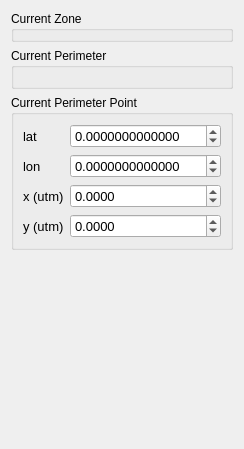
       <widget class="QWidget" name="zoneTab">
        <property name="geometry">
         <rect>
          <x>0</x>
          <y>0</y>
          <width>240</width>
          <height>449</height>
         </rect>
        </property>
        <property name="maximumSize">
         <size>
          <width>240</width>
          <height>16777215</height>
         </size>
        </property>
        <attribute name="label">
         <string>Zone</string>
        </attribute>
        <layout class="QGridLayout" name="gridLayout_10">
         <item row="0" column="0">
          <widget class="QGroupBox" name="zoneBox">
           <property name="maximumSize">
            <size>
             <width>240</width>
             <height>16777215</height>
            </size>
           </property>
           <property name="title">
            <string>Current Zone</string>
           </property>
          </widget>
         </item>
         <item row="1" column="0">
          <widget class="QGroupBox" name="perimeterBox">
           <property name="maximumSize">
            <size>
             <width>240</width>
             <height>16777215</height>
            </size>
           </property>
           <property name="title">
            <string>Current Perimeter</string>
           </property>
           <layout class="QGridLayout"/>
          </widget>
         </item>
         <item row="2" column="0">
          <widget class="QGroupBox" name="perimeterPointBox">
           <property name="maximumSize">
            <size>
             <width>240</width>
             <height>16777215</height>
            </size>
           </property>
           <property name="title">
            <string>Current Perimeter Point</string>
           </property>
           <layout class="QVBoxLayout">
            <item>
             <layout class="QVBoxLayout">
              <item>
               <layout class="QGridLayout">
                <item row="2" column="0">
                 <widget class="QLabel" name="label_ppUtmX">
                  <property name="font">
                   <font>
                    <pointsize>10</pointsize>
                   </font>
                  </property>
                  <property name="text">
                   <string>x (utm)</string>
                  </property>
                 </widget>
                </item>
                <item row="0" column="1">
                 <widget class="QDoubleSpinBox" name="ppLat">
                  <property name="font">
                   <font>
                    <family>Lucida Grande</family>
                    <pointsize>10</pointsize>
                   </font>
                  </property>
                  <property name="decimals">
                   <number>13</number>
                  </property>
                  <property name="minimum">
                   <double>-180.000000000000000</double>
                  </property>
                  <property name="maximum">
                   <double>180.000000000000000</double>
                  </property>
                  <property name="singleStep">
                   <double>0.000000000100000</double>
                  </property>
                  <property name="value">
                   <double>0.000000000000000</double>
                  </property>
                 </widget>
                </item>
                <item row="1" column="1">
                 <widget class="QDoubleSpinBox" name="ppLon">
                  <property name="font">
                   <font>
                    <pointsize>10</pointsize>
                   </font>
                  </property>
                  <property name="decimals">
                   <number>13</number>
                  </property>
                  <property name="minimum">
                   <double>-180.000000000000000</double>
                  </property>
                  <property name="maximum">
                   <double>180.000000000000000</double>
                  </property>
                  <property name="singleStep">
                   <double>0.000000000100000</double>
                  </property>
                 </widget>
                </item>
                <item row="3" column="1">
                 <widget class="QDoubleSpinBox" name="ppUtmY">
                  <property name="font">
                   <font>
                    <pointsize>10</pointsize>
                   </font>
                  </property>
                  <property name="decimals">
                   <number>4</number>
                  </property>
                  <property name="minimum">
                   <double>-10000000000.000000000000000</double>
                  </property>
                  <property name="maximum">
                   <double>10000000000.000000000000000</double>
                  </property>
                 </widget>
                </item>
                <item row="1" column="0">
                 <widget class="QLabel" name="label_ppLon">
                  <property name="font">
                   <font>
                    <pointsize>10</pointsize>
                   </font>
                  </property>
                  <property name="text">
                   <string>lon</string>
                  </property>
                 </widget>
                </item>
                <item row="2" column="1">
                 <widget class="QDoubleSpinBox" name="ppUtmX">
                  <property name="font">
                   <font>
                    <pointsize>10</pointsize>
                   </font>
                  </property>
                  <property name="decimals">
                   <number>4</number>
                  </property>
                  <property name="minimum">
                   <double>-10000000000.000000000000000</double>
                  </property>
                  <property name="maximum">
                   <double>10000000000.000000000000000</double>
                  </property>
                 </widget>
                </item>
                <item row="0" column="0">
                 <widget class="QLabel" name="label_ppLat">
                  <property name="font">
                   <font>
                    <pointsize>10</pointsize>
                   </font>
                  </property>
                  <property name="text">
                   <string>lat</string>
                  </property>
                 </widget>
                </item>
                <item row="3" column="0">
                 <widget class="QLabel" name="label_ppUtmY">
                  <property name="font">
                   <font>
                    <pointsize>10</pointsize>
                   </font>
                  </property>
                  <property name="text">
                   <string>y (utm)</string>
                  </property>
                 </widget>
                </item>
               </layout>
              </item>
             </layout>
            </item>
           </layout>
          </widget>
         </item>
         <item row="3" column="0">
          <spacer>
           <property name="orientation">
            <enum>Qt::Vertical</enum>
           </property>
           <property name="sizeHint" stdset="0">
            <size>
             <width>20</width>
             <height>40</height>
            </size>
           </property>
          </spacer>
         </item>
        </layout>
       </widget>
